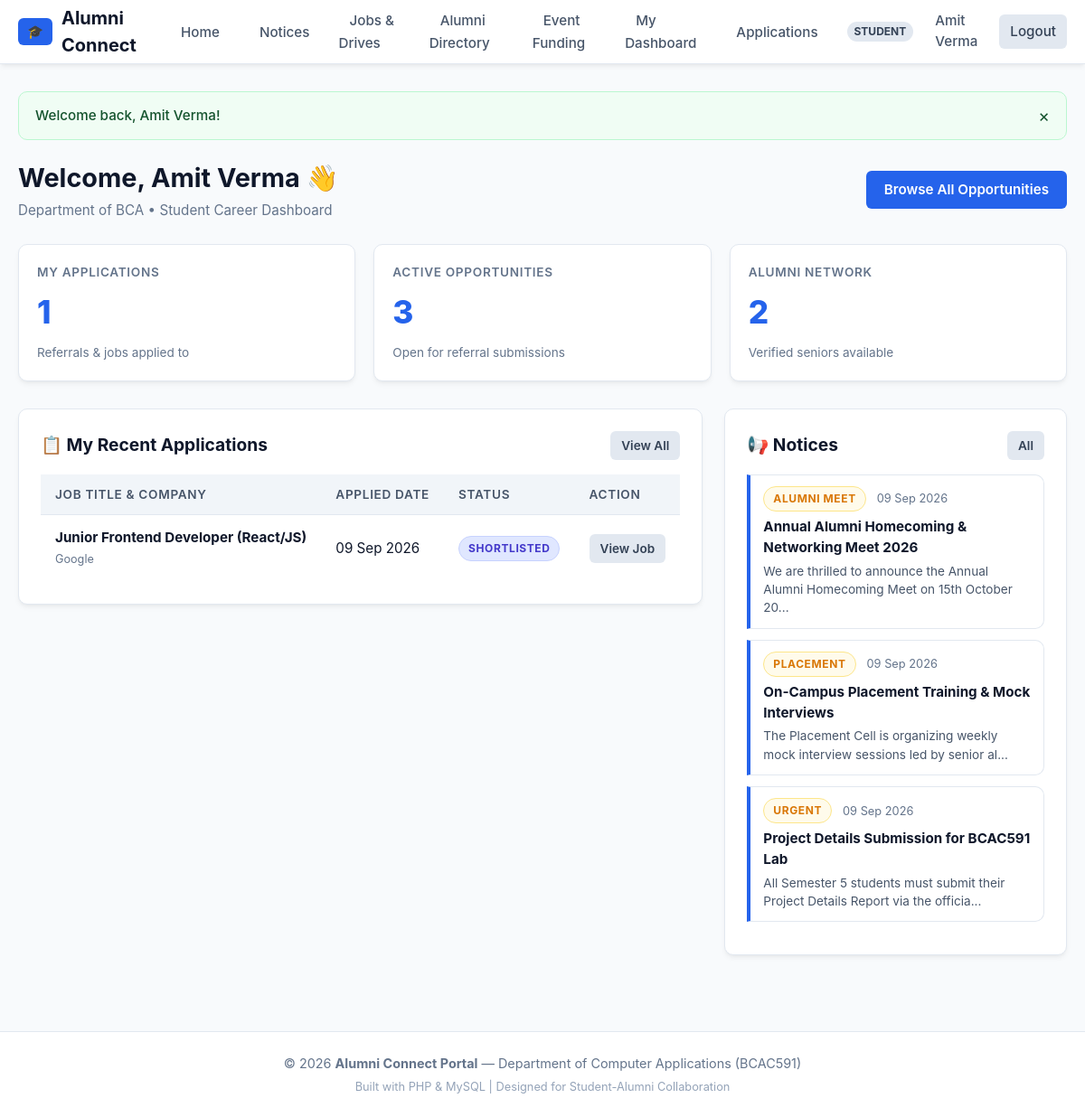
/student-dashboard.php (signed in), run on the app's committed database.
### tables this page shows
CREATE TABLE `applications` (
    `id` INT AUTO_INCREMENT PRIMARY KEY,
    `job_id` INT NOT NULL,
    `student_id` INT NOT NULL,
    `resume_file` VARCHAR(255) NOT NULL,
    `cover_note` TEXT NULL,
    `status` ENUM('Pending', 'Shortlisted', 'Referred', 'Rejected') DEFAULT 'Pending',
    `applied_at` TIMESTAMP DEFAULT CURRENT_TIMESTAMP,
    CONSTRAINT `fk_app_job` FOREIGN KEY (`job_id`) REFERENCES `jobs` (`id`) ON DELETE CASCADE,
    CONSTRAINT `fk_app_student` FOREIGN KEY (`student_id`) REFERENCES `users` (`id`) ON DELETE CASCADE
);

CREATE TABLE `jobs` (
    `id` INT AUTO_INCREMENT PRIMARY KEY,
    `posted_by` INT NOT NULL,
    `title` VARCHAR(150) NOT NULL,
    `company` VARCHAR(100) NOT NULL,
    `location` VARCHAR(100) NOT NULL,
    `job_type` ENUM('Full-Time', 'Part-Time', 'Internship', 'Referral') NOT NULL DEFAULT 'Full-Time',
    `salary` VARCHAR(50) NULL,
    `description` TEXT NOT NULL,
    `deadline` DATE NOT NULL,
    `created_at` TIMESTAMP DEFAULT CURRENT_TIMESTAMP,
    CONSTRAINT `fk_jobs_posted_by` FOREIGN KEY (`posted_by`) REFERENCES `users` (`id`) ON DELETE CASCADE
);

CREATE TABLE `notices` (
    `id` INT AUTO_INCREMENT PRIMARY KEY,
    `admin_id` INT NOT NULL,
    `title` VARCHAR(200) NOT NULL,
    `category` ENUM('General', 'Placement', 'Alumni Meet', 'Urgent') DEFAULT 'General',
    `content` TEXT NOT NULL,
    `created_at` TIMESTAMP DEFAULT CURRENT_TIMESTAMP,
    CONSTRAINT `fk_notices_admin` FOREIGN KEY (`admin_id`) REFERENCES `users` (`id`) ON DELETE CASCADE
);

### student-dashboard.php (the view, shortened to what this page needs)
<?php
require_once __DIR__ . '/config/db.php';
$student_id = $_SESSION['user_id'];
$app_count_stmt = $pdo->prepare("SELECT COUNT(*) FROM applications WHERE student_id = ?");
$app_count_stmt->execute([$student_id]);
$my_apps_count = $app_count_stmt->fetchColumn();
$active_jobs_count = $pdo->query("SELECT COUNT(*) FROM jobs WHERE deadline >= CURDATE()")->fetchColumn();
$alumni_network_count = $pdo->query("SELECT COUNT(*) FROM users WHERE role = 'alumni' AND status = 'active'")->fetchColumn();
$apps_stmt = $pdo->prepare("
    SELECT a.*, j.title as job_title, j.company, j.job_type, j.location
    FROM applications a
    JOIN jobs j ON a.job_id = j.id
    WHERE a.student_id = ?
    ORDER BY a.applied_at DESC
    LIMIT 5
");
$apps_stmt->execute([$student_id]);
$my_recent_apps = $apps_stmt->fetchAll();
$notices = $pdo->query("SELECT * FROM notices ORDER BY created_at DESC LIMIT 3")->fetchAll();
require_once __DIR__ . '/includes/header.php';
?>
<div class="page-header">
    <div>
        <h1>Welcome, <?= e($_SESSION['user_name']) ?> 👋</h1>
        <p>Department of <?= e($_SESSION['user_department']) ?> &bull; Student Career Dashboard</p>
    </div>
    <div>
        <a href="<?= base_url('jobs/job-list.php') ?>" class="btn btn-primary">Browse All Opportunities</a>
    </div>
</div>
<div class="stats-grid">
    <div class="stat-card">
        <div class="stat-label">My Applications</div>
        <div class="stat-number"><?= e($my_apps_count) ?></div>
        <div class="stat-desc">Referrals & jobs applied to</div>
    </div>
    <div class="stat-card">
        <div class="stat-label">Active Opportunities</div>
        <div class="stat-number"><?= e($active_jobs_count) ?></div>
        <div class="stat-desc">Open for referral submissions</div>
    </div>
    <div class="stat-card">
        <div class="stat-label">Alumni Network</div>
        <div class="stat-number"><?= e($alumni_network_count) ?></div>
        <div class="stat-desc">Verified seniors available</div>
    </div>
</div>
<div style="display: grid; grid-template-columns: 2fr 1fr; gap: 24px; align-items: start;">
    <div class="card">
        <div class="page-header" style="margin-bottom: 16px;">
            <h2 class="card-title" style="margin-bottom: 0;">📋 My Recent Applications</h2>
            <a href="<?= base_url('my-applications.php') ?>" class="btn btn-sm btn-secondary">View All</a>
        </div>
        <?php if (empty($my_recent_apps)): ?>
            <p style="color: var(--text-muted); padding: 10px 0;">You haven't applied for any jobs or referrals yet. <a href="<?= base_url('jobs/job-list.php') ?>">Browse active listings here</a>.</p>
        <?php else: ?>
            <div class="table-responsive">
                <table class="table">
                    <thead>
                        <tr>
                            <th>Job Title & Company</th>
                            <th>Applied Date</th>
                            <th>Status</th>
                            <th>Action</th>
                        </tr>
                    </thead>
                    <tbody>
                        <?php foreach ($my_recent_apps as $app): ?>
                            <tr>
                                <td>
                                    <strong><?= e($app['job_title']) ?></strong><br>
                                    <small style="color: var(--text-muted);"><?= e($app['company']) ?></small>
                                </td>
                                <td><?= format_date($app['applied_at']) ?></td>
                                <td>
                                    <?php
                                        $badge_class = 'badge-pending';
                                        if ($app['status'] === 'Shortlisted') $badge_class = 'badge-shortlisted';
                                        elseif ($app['status'] === 'Referred') $badge_class = 'badge-referred';
                                        elseif ($app['status'] === 'Rejected') $badge_class = 'badge-rejected';
                                    ?>
                                    <span class="badge <?= $badge_class ?>"><?= e($app['status']) ?></span>
                                </td>
                                <td>
                                    <a href="<?= base_url('jobs/job-view.php?id=' . $app['job_id']) ?>" class="btn btn-sm btn-secondary">View Job</a>
                                </td>
                            </tr>
                        <?php endforeach; ?>
                    </tbody>
                </table>
            </div>
        <?php endif; ?>
    </div>
    <div class="card">
        <div class="page-header" style="margin-bottom: 16px;">
            <h2 class="card-title" style="margin-bottom: 0;">📢 Notices</h2>
            <a href="<?= base_url('notices.php') ?>" class="btn btn-sm btn-secondary">All</a>
        </div>
        <?php if (empty($notices)): ?>
            <p style="color: var(--text-muted);">No notices posted.</p>
        <?php else: ?>
            <?php foreach ($notices as $notice): ?>
                <div class="notice-card" style="margin-bottom: 12px; padding: 12px 14px;">
                    <div class="notice-meta">
                        <span class="badge badge-pending"><?= e($notice['category']) ?></span>
                        <span><?= format_date($notice['created_at']) ?></span>
                    </div>
                    <div style="font-weight: 700; font-size: 0.95rem; margin-bottom: 4px;"><?= e($notice['title']) ?></div>
                    <div style="font-size: 0.85rem; color: var(--secondary);"><?= e(substr($notice['content'], 0, 80)) ?>...</div>
                </div>
            <?php endforeach; ?>
        <?php endif; ?>
    </div>
</div>
<?php require_once __DIR__ . '/includes/footer.php'; ?>

### assets/css/style.css (style rules this page uses)
:root { --primary: #2563eb; --primary-hover: #1d4ed8; --primary-light: #eff6ff; --secondary: #475569; --success: #16a34a; --success-light: #f0fdf4; --warning: #d97706; --warning-light: #fffbeb; --danger: #dc2626; --danger-light: #fef2f2; --bg: #f8fafc; --card-bg: #ffffff; --border: #e2e8f0; --text: #0f172a; --text-muted: #64748b; --radius: 10px; --shadow: 0 4px 6px -1px rgba(0, 0, 0, 0.05), 0 2px 4px -2px rgba(0, 0, 0, 0.05); --shadow-md: 0 10px 15px -3px rgba(0, 0, 0, 0.08), 0 4px 6px -4px rgba(0, 0, 0, 0.04); }
* { margin: 0; padding: 0; box-sizing: border-box; font-family: -apple-system, BlinkMacSystemFont, 'Segoe UI', Roboto, 'Helvetica Neue', Arial, sans-serif; }
body { background-color: var(--bg); color: var(--text); min-height: 100vh; display: flex; flex-direction: column; line-height: 1.5; }
a { color: var(--primary); text-decoration: none; transition: color 0.2s; }
.page-header { display: flex; justify-content: space-between; align-items: center; margin-bottom: 25px; flex-wrap: wrap; gap: 15px; }
.page-header h1 { font-size: 1.8rem; font-weight: 700; color: var(--text); }
.page-header p { color: var(--text-muted); font-size: 0.95rem; margin-top: 4px; }
.card { background: var(--card-bg); border: 1px solid var(--border); border-radius: var(--radius); padding: 24px; box-shadow: var(--shadow); margin-bottom: 24px; }
.card-title { font-size: 1.2rem; font-weight: 700; margin-bottom: 16px; color: var(--text); }
.stats-grid { display: grid; grid-template-columns: repeat(auto-fit, minmax(220px, 1fr)); gap: 20px; margin-bottom: 30px; }
.stat-card { background: white; border: 1px solid var(--border); border-radius: var(--radius); padding: 20px; box-shadow: var(--shadow); display: flex; flex-direction: column; justify-content: space-between; }
.stat-label { font-size: 0.85rem; text-transform: uppercase; letter-spacing: 0.05em; color: var(--text-muted); font-weight: 600; }
.stat-number { font-size: 2.2rem; font-weight: 800; color: var(--primary); margin: 8px 0; }
.stat-desc { font-size: 0.85rem; color: var(--text-muted); }
.btn { display: inline-flex; align-items: center; justify-content: center; gap: 8px; padding: 10px 20px; border-radius: 6px; font-size: 0.95rem; font-weight: 600; border: none; cursor: pointer; transition: all 0.2s; text-decoration: none; }
.btn-primary { background: var(--primary); color: white !important; }
.btn-secondary { background: #e2e8f0; color: #334155 !important; }
.btn-sm { padding: 6px 12px; font-size: 0.85rem; }
.table-responsive { overflow-x: auto; }
.table { width: 100%; border-collapse: collapse; text-align: left; background: white; }
.table th { background: #f1f5f9; padding: 12px 16px; font-weight: 600; font-size: 0.85rem; color: var(--secondary); text-transform: uppercase; letter-spacing: 0.05em; border-bottom: 1px solid var(--border); }
.table td { padding: 14px 16px; border-bottom: 1px solid var(--border); font-size: 0.95rem; vertical-align: middle; }
.table tr:last-child td { border-bottom: none; }
.badge { display: inline-block; padding: 4px 10px; border-radius: 999px; font-size: 0.75rem; font-weight: 700; text-transform: uppercase; letter-spacing: 0.05em; }
.badge-pending { background: var(--warning-light); color: var(--warning); border: 1px solid #fde68a; }
.badge-shortlisted { background: #e0e7ff; color: #4338ca; border: 1px solid #c7d2fe; }
.notice-card { border-left: 4px solid var(--primary); padding: 16px 20px; background: white; border-radius: 0 var(--radius) var(--radius) 0; margin-bottom: 16px; border-top: 1px solid var(--border); border-right: 1px solid var(--border); border-bottom: 1px solid var(--border); }
.notice-meta { display: flex; align-items: center; gap: 12px; font-size: 0.8rem; color: var(--text-muted); margin-bottom: 6px; }

### data on the page
applications: job.title "Junior Frontend Developer (React/JS)", job.company "Google", applied_at "09 Sep 2026", status "SHORTLISTED"
notices: category "ALUMNI MEET", created_at "09 Sep 2026", title "Annual Alumni Homecoming & Networking Meet 2026", content "We are thrilled to announce the Annual Alumni Homecoming Meet on 15th October 20"
notices: category "PLACEMENT", created_at "09 Sep 2026", title "On-Campus Placement Training & Mock Interviews", content "The Placement Cell is organizing weekly mock interview sessions led by senior al"
notices: category "URGENT", created_at "09 Sep 2026", title "Project Details Submission for BCAC591 Lab", content "All Semester 5 students must submit their Project Details Report via the officia"

### other printed values
$user['role'] "STUDENT"
$user['name'] "Amit Verma"
$message "Welcome back, Amit Verma!"
$_SESSION['user_name'] "Amit Verma"
$_SESSION['user_department'] "BCA"
$my_apps_count "1"
$active_jobs_count "3"
$alumni_network_count "2"
